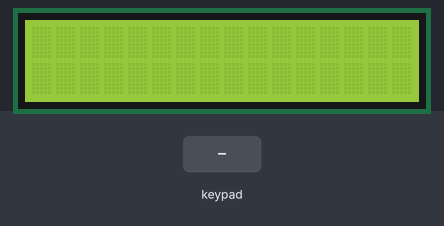
This program was run on a simulated ATmega32, built with avr-gcc and emulated at 16 MHz. Shown: 16×2 character LCD. Wiring (inferred from the names in the program): 4×4 keypad with keys 7 8 9 / 4 5 6 * 1 2 3 - C 0 = +: rows PC0, PC1, PC2, PC3; columns PC4, PC5, PC6, PC7; character LCD (HD44780): RS PB1; R/W PB2; E PB3; data PA4, PA5, PA6, PA7. The inputs (shaded band) are chosen by the test bench.

Above: at 1.2 s.
1.3 s: keypad keys 7 + 5 = pressed 0.4 s apart
At 3.7 s:
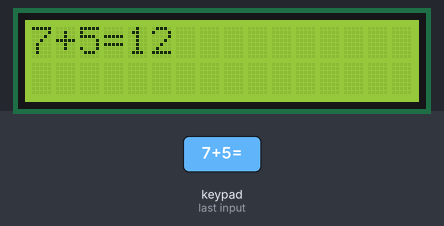
4.4 s: keypad keys 1 2 * pressed 0.4 s apart
At 6.7 s:
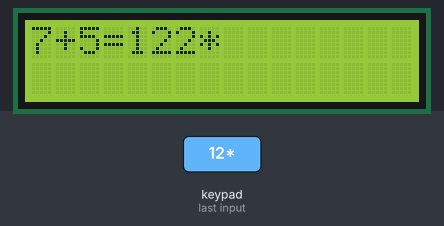
7.1 s: key '7' pressed
At 8.1 s:
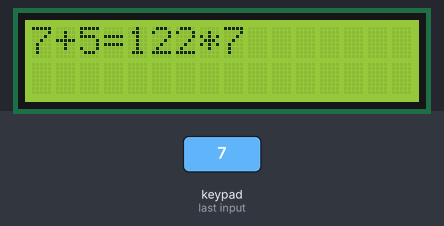
8.7 s: key '=' pressed
At 9.6 s:
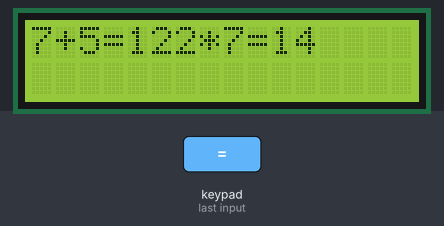
10.3 s: keypad keys 1 2 = pressed 0.4 s apart
At 12.3 s:
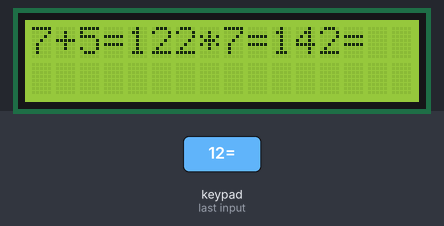
Timing chart, 0 to 13.8 s (numbered marks = the images above; inputs shaded):
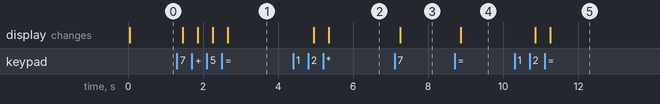

The program:

main.c
```c
/*
 * APP2.c
 *
 * Created: 21/03/2024 22:16:56
 * Author : kirolos Emad Awni
 */
#include "BIT_MATH.h"
#include "STD_TYPE.h"
#include "DIO_interface.h"
#include "LCD_config.h"
#include "LCD_interface.h"
#include "KEYPAD_interface.h"

u8 simple_cal(u8 num1 ,u8 op ,u8 num2) ;
u8 get_key() ;
int main(void)
{
	u8 num1 , num2 ,op , result ;
	u8 key=0xff  ;
	u8 key1 ;
	  /* lcd init */
	  DIO_voidSetPortDir(LCD_DPORT,0xF0) ;
	  DIO_voidSetPortDir(LCD_CPORT,0x0E) ;
	  LCD_voidInit() ;
	  /* KEYPAD init  */
        KEYPAD_voidInit() ;

    while (1)
    {
		  num1 =get_key() ;
		  LCD_voidSendnumber(num1) ;

		  op=get_key() ;
		  LCD_voidSendData(op) ;
		  num2=get_key() ;
		  LCD_voidSendnumber(num2) ;

		  result=simple_cal(num1,op,num2) ;

		  key=get_key() ;
		  if (key=='=')
		  {
			  LCD_voidSendData('=') ;
			  LCD_voidSendnumber(result) ;
		  }
		  key1=get_key() ;
		  if (key1=='C')
		  {

			  LCD_voidSendCommand(0x001) ;
		  }


    }
}

u8 simple_cal(u8 num1 ,u8 op ,u8 num2){

	u8 result=0 ;
	switch(op){

		case '+':result=num1+num2 ; break;
		case '-':result=num1-num2 ; break;
		case '*':result=num1*num2 ; break;
		case '/':result=num1/num2 ; break ;
	}

	return result ;

}

u8 get_key(){

	u8 key=0xff ;
	do
	{
		key=KEYPAD_u8GetKey() ;
	} while (key==0xff);

	return key ;
}
```

KEYPAD_config.h
```c
/*
 * KEYPAD_config.h
 *
 * Created: 02/03/2024 18:42:58
 *  Author: AMIT
 */


#ifndef KEYPAD_CONFIG_H_
#define KEYPAD_CONFIG_H_


#define  KEYPAD_ROWPORT     DIO_PORTC

#define KEYPAD_R0_PIN       DIO_PIN0
#define KEYPAD_R1_PIN       DIO_PIN1
#define KEYPAD_R2_PIN       DIO_PIN2
#define KEYPAD_R3_PIN       DIO_PIN3


#define  KEYPAD_COLPORT     DIO_PORTC

#define KEYPAD_C0_PIN       DIO_PIN4
#define KEYPAD_C1_PIN       DIO_PIN5
#define KEYPAD_C2_PIN       DIO_PIN6
#define KEYPAD_C3_PIN       DIO_PIN7


#endif /* KEYPAD_CONFIG_H_ */
```

LCD_config.h
```c
/*
 * LCD_config.h
 *
 * Created: 24/02/2024 20:16:24
 *  Author: AMIT
 */


#ifndef LCD_CONFIG_H_
#define LCD_CONFIG_H_


#define  LCD_CPORT     DIO_PORTB
#define  LCD_RS_PIN     DIO_PIN1
#define  LCD_RW_PIN     DIO_PIN2
#define  LCD_EN_PIN     DIO_PIN3

#if LCD_MODE == LCD_4BIT
#define  LCD_DPORT       DIO_PORTA

#define LCD_D4_PIN       DIO_PIN4
#define LCD_D5_PIN       DIO_PIN5
#define LCD_D6_PIN       DIO_PIN6
#define LCD_D7_PIN       DIO_PIN7

#elif LCD_MODE == LCD_8BIT
#define  LCD_DPORT       DIO_PORTB

#endif


#endif /* LCD_CONFIG_H_ */
```

KEYPAD_interface.h
```c
/*
 * KEYPAD_interface.h
 *
 * Created: 02/03/2024 18:42:34
 *  Author: AMIT
 */


#ifndef KEYPAD_INTERFACE_H_
#define KEYPAD_INTERFACE_H_


void KEYPAD_voidInit(void) ;

u8 KEYPAD_u8GetKey(void) ;


#endif /* KEYPAD_INTERFACE_H_ */
```

KEYPAD_prog.c
```c
/*
 * KEYPAD_prog.c
 *
 * Created: 02/03/2024 18:43:15
 *  Author: AMIT
 */
#include "BIT_MATH.h"
#include "STD_TYPE.h"
#include "DIO_interface.h"
#include "KEYPAD_config.h"


u8 keypad_keys[4][4]={{7,8,9,'/'},
	                  {4,5,6,'*'},
					  {1,2,3,'-',},
					   {'C',0,'=','+'}

} ;

void KEYPAD_voidInit(void){

	u8 COL_PINS[4]={KEYPAD_C0_PIN,KEYPAD_C1_PIN,KEYPAD_C2_PIN,KEYPAD_C3_PIN} ;
	u8 ROW_PINS[4]={KEYPAD_R0_PIN,KEYPAD_R1_PIN,KEYPAD_R2_PIN,KEYPAD_R3_PIN} ;
	u8 col=0 ;
	u8 row=0 ;

	 /* config CLO PINS AS OUTPUT HIGH  */
	    for (col=0 ; col<4;col++)
	    {
			  /* MAKE COL PINS AS OUTPUT  */
			DIO_voidSetPinDir(KEYPAD_COLPORT,COL_PINS[col],OUTPUT) ;
			/* MAKE COL PINS AS  HIGH  */
			DIO_voidSetPinVal(KEYPAD_COLPORT,COL_PINS[col],HIGH) ;
	    }
	/* config ROW PINS AS INPUT HIGH ( to active pullup resistor )  */
	       for (row=0 ; row<4;row++)
	       {
	       	/* MAKE ROW PINS AS INPUT  */
	       	DIO_voidSetPinDir(KEYPAD_ROWPORT,ROW_PINS[row],INPUT) ;
	       	/* MAKE ROW PINS AS  HIGH  */
	       	DIO_voidSetPinVal(KEYPAD_ROWPORT,ROW_PINS[row],HIGH) ;
	       }

}

u8 KEYPAD_u8GetKey(void){
	u8 key_val=0xff ;

	u8 COL_PINS[4]={KEYPAD_C0_PIN,KEYPAD_C1_PIN,KEYPAD_C2_PIN,KEYPAD_C3_PIN} ;
	u8 ROW_PINS[4]={KEYPAD_R0_PIN,KEYPAD_R1_PIN,KEYPAD_R2_PIN,KEYPAD_R3_PIN} ;
	u8 col=0 ;
	u8 row=0 ;

	for(col=0;col<4;col++){

		/*  */
		DIO_voidSetPinVal(KEYPAD_COLPORT,COL_PINS[col],LOW) ;

		for(row=0 ; row<4;row++){

			if(DIO_void_Get_PinVal(KEYPAD_ROWPORT,ROW_PINS[row])==0){

				key_val=keypad_keys[row][col] ;

				while(DIO_void_Get_PinVal(KEYPAD_ROWPORT,ROW_PINS[row])==0) ;

				return key_val ;
			}


		}

		DIO_voidSetPinVal(KEYPAD_COLPORT,COL_PINS[col],HIGH) ;


	}


	return key_val ;

}
```

LCD_interface.h
```c
/*
 * LCD_interface.h
 *
 * Created: 24/02/2024 20:16:05
 *  Author: AMIT
 */


#ifndef LCD_INTERFACE_H_
#define LCD_INTERFACE_H_

/* lcd modes  */
#define  LCD_4BIT     0
#define  LCD_8BIT     1

#define  LCD_MODE     LCD_4BIT

void LCD_voidInit(void) ;

void LCD_voidSendData(u8 copy_u8data) ;
void LCD_voidSendCommand(u8 copy_u8command) ;

void LCD_voidSendString(u8 *copy_string) ;

void LCD_voidGotoX_Y(u8 copy_u8x, u8 copy_u8_y) ;

void LCD_voidDraw_data(u8 copy_u8_pattern, u8*data, u8 x , u8 y ) ;

void LCD_voidSendnumber(u32 data) ;


#endif /* LCD_INTERFACE_H_ */
```

LCD_prog.c
```c
/*
 * LCD_prog.c
 *
 * Created: 24/02/2024 20:16:40
 *  Author: AMIT
 */

#include "STD_TYPE.h"
#include "BIT_MATH.h"
#include "DIO_interface.h"
#include "LCD_config.h"
#include "LCD_interface.h"
#define  F_CPU 16000000UL
#include <util/delay.h>


void LCD_void_SHD(u8 copy_u8data){

	u8 LCD_data[4]={LCD_D4_PIN,LCD_D5_PIN,LCD_D6_PIN,LCD_D7_PIN} ;
	u8 LOC_u8_in=0 ;

		for (LOC_u8_in=0 ; LOC_u8_in<4;LOC_u8_in++)
		{
			  DIO_voidSetPinVal(LCD_DPORT,LCD_data[LOC_u8_in],GET_BIT(copy_u8data,LOC_u8_in));
		}

}

void LCD_SendEnable(){


	/* SEND enable pulse  */
	DIO_voidSetPinVal(LCD_CPORT,LCD_EN_PIN,HIGH) ;
	_delay_ms(2) ;
	DIO_voidSetPinVal(LCD_CPORT,LCD_EN_PIN,LOW) ;
}
void LCD_voidInit(void){


	_delay_ms(40) ;

	#if LCD_MODE == LCD_4BIT
	   LCD_void_SHD(0b0010) ;
	   LCD_SendEnable() ;
	   LCD_void_SHD(0b0010) ;
	   LCD_SendEnable() ;
	   LCD_void_SHD(0b1000) ;
	   LCD_SendEnable() ;
	#elif LCD_MODE == LCD_8BIT
	/* send function set command  */
	LCD_voidSendCommand(0b00111000) ;
	#endif
	/*send Display on/off command  */
    LCD_voidSendCommand(0b00001100) ;
	/* send clr command  */
    LCD_voidSendCommand(0x01) ;

}

void LCD_voidSendData(u8 copy_u8data){

	/* SET RS ---> HIGH  to send DATA  */
	DIO_voidSetPinVal(LCD_CPORT,LCD_RS_PIN,HIGH) ;
	/*set RW --->low  to write  */
	DIO_voidSetPinVal(LCD_CPORT,LCD_RW_PIN,LOW) ;

	#if LCD_MODE == LCD_4BIT
	 /* send MSB data  */
	 LCD_void_SHD(copy_u8data>>4) ;
	 LCD_SendEnable() ;
	 /* send LSB data  */
	 LCD_void_SHD(copy_u8data) ;
	 LCD_SendEnable() ;
	#elif LCD_MODE == LCD_8BIT
	/* send command  */
	DIO_voidSetPortVal(LCD_DPORT,copy_u8data) ;
          LCD_SendEnable() ;
	#endif


}
void LCD_voidSendCommand(u8 copy_u8command){

	/* SET RS ---> low  to send command  */
	 DIO_voidSetPinVal(LCD_CPORT,LCD_RS_PIN,LOW) ;
	 /*set RW --->low  to write  */
	DIO_voidSetPinVal(LCD_CPORT,LCD_RW_PIN,LOW) ;
	#if LCD_MODE == LCD_4BIT
	/* send MSB data  */
	LCD_void_SHD(copy_u8command>>4) ;
	LCD_SendEnable() ;
	/* send LSB data  */
	LCD_void_SHD(copy_u8command) ;
	LCD_SendEnable() ;
	#elif LCD_MODE == LCD_8BIT
	/* send command  */
	DIO_voidSetPortVal(LCD_DPORT,copy_u8command) ;
	LCD_SendEnable() ;
	#endif


}

void LCD_voidSendString(u8 *copy_string){

	u8 i=0 ;
	while(copy_string[i]!='\0'){

		LCD_voidSendData(copy_string[i]) ;
		_delay_ms(5);
		i++ ;
	}


}


void LCD_voidGotoX_Y(u8 copy_u8x, u8 copy_u8_y){

	u8 DDRAM_address=0 ;

	if (copy_u8_y==0)
	{
		DDRAM_address=copy_u8x ;
	}
	else{
		DDRAM_address=copy_u8x+0x40 ;
	}
	// DDRAM_address= copy_u8x+(copy_u8_y *0x40)
	// set DDRAM addrsss
	SET_BIT(DDRAM_address,7) ;
	LCD_voidSendCommand(DDRAM_address) ;
}

                       // 0----> 7
void LCD_voidDraw_data(u8 copy_u8_pattern, u8*data, u8 x , u8 y ){

	u8 CGRAM_address=copy_u8_pattern * 8 ;
	u8  i =0 ;
	// set CGRAM_address
	CLR_BIT(CGRAM_address,7) ;
	SET_BIT(CGRAM_address,6) ;
	LCD_voidSendCommand(CGRAM_address) ;
	 // send data
	for (i=0 ; i<8;i++)
	{
		LCD_voidSendData(data[i]) ;
	}
	// set DDRAM

	LCD_voidGotoX_Y(x,y) ;
	LCD_voidSendData(copy_u8_pattern) ;
}

void LCD_voidSendnumber(u32 data){

	s8 i=0;
	u8 array[10] ;

	if(data==0){

		LCD_voidSendData('0') ;
		return ;
	}
	for(i=0; data!=0 ;i++){

		array[i]= data % 10 + 48 ;
		data /= 10 ;

	}
	i-- ;
	while(i >= 0){

		LCD_voidSendData(array[i]) ;
		i-- ;

	}
}
```

STD_TYPE.h
```c
#ifndef STD_TYPE_H_
#define STD_TYPE_H_

/* only postive data  */

typedef unsigned char             u8  ;
typedef unsigned short int       u16  ;
typedef unsigned  int            u32  ;
typedef unsigned long long int   u64  ;
/* postive data & negative data */

typedef signed char            s8  ;
typedef signed short int       s16  ;
typedef signed long  int            s32  ;
typedef signed long long int   s64  ;

/* floating data type  */
typedef  float   f32  ;
typedef  double   f64  ;

/*boolan*/
typedef enum {False, True}BOOL ;


#endif 
```

BIT_MATH.h
```c
#ifndef BIT_MATH_H
#define BIT_MATH_H

#define SET_BIT(REG,BIT)    (REG|=1<<BIT)
#define CLR_BIT(REG,BIT)    (REG&=~(1<<BIT))
#define TOGGLE_BIT(REG,BIT) (REG^=1<<BIT)
#define GET_BIT(REG,BIT)    ((REG>>BIT) & 0x01)


#endif 
```

DIO_interface.h
```c
/*
 * DIO_interface.h
 *
 * Created: 23/02/2024 21:05:33
 *  Author: AMIT
 */


#ifndef DIO_INTERFACE_H_
#define DIO_INTERFACE_H_


/*pin dir */

#define  OUTPUT     1
#define  INPUT      0

/*pin VALUE */

#define  HIGH     1
#define  LOW      0

/* ports */

#define  DIO_PORTA   0
#define  DIO_PORTB   1
#define  DIO_PORTC   2
#define  DIO_PORTD   3
/*PINS */


#define DIO_PIN0      0
#define DIO_PIN1      1
#define DIO_PIN2      2
#define DIO_PIN3      3
#define DIO_PIN4      4
#define DIO_PIN5      5
#define DIO_PIN6      6
#define DIO_PIN7      7
/*****************************************************************************
* Function Name: DIO_void_SetPinDir
* Purpose      : set pin dir (OUTPUT , INPUT)
* Parameters   : u8 Copy_u8_port,u8 Copy_u8_pin,u8 Copy_u8_dir
* Return value : void
*****************************************************************************/
void DIO_voidSetPinDir(u8 copy_u8port, u8 copy_u8pin,u8 copy_u8dir) ;

void DIO_voidSetPinVal(u8 copy_u8port, u8 copy_u8pin,u8 copy_u8value) ;
u8 DIO_void_Get_PinVal(u8 copy_u8port,u8 copy_u8pin) ;
void DIO_voidSetPortDir(u8 copy_u8port,u8 copy_u8dir) ;
void DIO_voidSetPortVal(u8 copy_u8port,u8 copy_u8val) ;


#endif /* DIO_INTERFACE_H_ */
```

DIO_prog.c
```c
/*
 * DIO_prog.c
 *
 * Created: 23/02/2024 21:06:30
 *  Author: AMIT
 */
#include "BIT_MATH.h"
#include "STD_TYPE.h"
#include "DIO_reg.h"
#include "DIO_interface.h"


void DIO_voidSetPinDir(u8 copy_u8port, u8 copy_u8pin,u8 copy_u8dir){

	if(copy_u8dir==OUTPUT){

		switch(copy_u8port){
			case DIO_PORTA:SET_BIT(DDRA_REG,copy_u8pin);break ;
			case DIO_PORTB:SET_BIT(DDRB_REG,copy_u8pin);break ;
			case DIO_PORTC:SET_BIT(DDRC_REG,copy_u8pin);break ;
			case DIO_PORTD:SET_BIT(DDRD_REG,copy_u8pin);break ;


		}

	}
	else if(copy_u8dir==INPUT){

		switch(copy_u8port){
			case DIO_PORTA:CLR_BIT(DDRA_REG,copy_u8pin);break ;
			case DIO_PORTB:CLR_BIT(DDRB_REG,copy_u8pin);break ;
			case DIO_PORTC:CLR_BIT(DDRC_REG,copy_u8pin);break ;
			case DIO_PORTD:CLR_BIT(DDRD_REG,copy_u8pin);break ;


		}

	}
	else{
		//do nothing
	}


}

void DIO_voidSetPinVal(u8 copy_u8port, u8 copy_u8pin,u8 copy_u8value){

	if(copy_u8value==HIGH){

		switch(copy_u8port){
			case DIO_PORTA:SET_BIT(PORTA_REG,copy_u8pin);break ;
			case DIO_PORTB:SET_BIT(PORTB_REG,copy_u8pin);break ;
			case DIO_PORTC:SET_BIT(PORTC_REG,copy_u8pin);break ;
			case DIO_PORTD:SET_BIT(PORTD_REG,copy_u8pin);break ;


		}

	}
	else if(copy_u8value==LOW){

		switch(copy_u8port){
			case DIO_PORTA:CLR_BIT(PORTA_REG,copy_u8pin);break ;
			case DIO_PORTB:CLR_BIT(PORTB_REG,copy_u8pin);break ;
			case DIO_PORTC:CLR_BIT(PORTC_REG,copy_u8pin);break ;
			case DIO_PORTD:CLR_BIT(PORTD_REG,copy_u8pin);break ;


		}

	}
	else{
		//do nothing
	}


}
u8 DIO_void_Get_PinVal(u8 copy_u8port,u8 copy_u8pin){

	u8 copy_u8state=0 ;
		switch(copy_u8port){
			case DIO_PORTA:copy_u8state=GET_BIT(PINA_REG,copy_u8pin);break ;
			case DIO_PORTB:copy_u8state=GET_BIT(PINB_REG,copy_u8pin);break ;
			case DIO_PORTC:copy_u8state=GET_BIT(PINC_REG,copy_u8pin);break  ;
			case DIO_PORTD:copy_u8state=GET_BIT(PIND_REG,copy_u8pin);break   ;


		}

	return copy_u8state ;


}
void DIO_voidSetPortDir(u8 copy_u8port,u8 copy_u8dir){
	switch(copy_u8port){
		case DIO_PORTA:DDRA_REG=copy_u8dir;break ;
		case DIO_PORTB:DDRB_REG=copy_u8dir;break ;
		case DIO_PORTC:DDRC_REG=copy_u8dir;break ;
		case DIO_PORTD:DDRD_REG=copy_u8dir;break ;


	}

}
void DIO_voidSetPortVal(u8 copy_u8port,u8 copy_u8val){

	switch(copy_u8port){
		case DIO_PORTA:PORTA_REG=copy_u8val;break ;
		case DIO_PORTB:PORTB_REG=copy_u8val;break ;
		case DIO_PORTC:PORTC_REG=copy_u8val;break ;
		case DIO_PORTD:PORTD_REG=copy_u8val;break ;


	}


}
```

DIO_reg.h
```c
/*
 * DIO_reg.h
 *
 * Created: 23/02/2024 21:06:10
 *  Author: AMIT
 */


#ifndef DIO_REG_H_
#define DIO_REG_H_

            /* Group A */
#define PORTA_REG        *((volatile u8*)0x3B)
#define DDRA_REG         *((volatile u8*)0x3A)
#define PINA_REG         *((volatile u8*)0x39)


/* Group B */
#define PORTB_REG        *((volatile u8*)0x38)
#define DDRB_REG         *((volatile u8*)0x37)
#define PINB_REG         *((volatile u8*)0x36)


/* Group C*/
#define PORTC_REG        *((volatile u8*)0x35)
#define DDRC_REG         *((volatile u8*)0x34)
#define PINC_REG         *((volatile u8*)0x33)


/* Group D */
#define PORTD_REG        *((volatile u8*)0x32)
#define DDRD_REG         *((volatile u8*)0x31)
#define PIND_REG         *((volatile u8*)0x30)


#endif /* DIO_REG_H_ */
```

Measured:
- after the input at 1.3 s, the display: first changes after 0.15 s (image 1 shows a later state)
- after the input at 4.4 s, the display: first changes after 0.55 s (image 2 shows a later state)
- after the input at 7.1 s, the display: changes after 0.15 s (image 3)
- after the input at 8.7 s, the display: changes after 0.16 s (image 4)
- after the input at 10.3 s, the display: first changes after 0.55 s (image 5 shows a later state)
